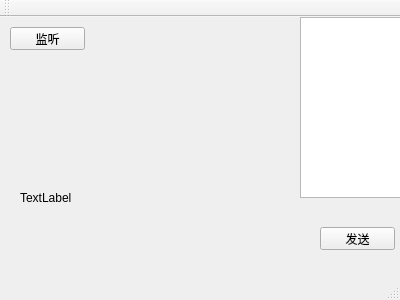
<?xml version="1.0" encoding="UTF-8"?>
<ui version="4.0">
 <class>MainWindow</class>
 <widget class="QMainWindow" name="MainWindow">
  <property name="geometry">
   <rect>
    <x>0</x>
    <y>0</y>
    <width>400</width>
    <height>300</height>
   </rect>
  </property>
  <property name="windowTitle">
   <string>MainWindow</string>
  </property>
  <widget class="QWidget" name="centralWidget">
   <widget class="QPushButton" name="listenBtn">
    <property name="geometry">
     <rect>
      <x>10</x>
      <y>10</y>
      <width>75</width>
      <height>23</height>
     </rect>
    </property>
    <property name="text">
     <string>监听</string>
    </property>
   </widget>
   <widget class="QLabel" name="resultLabel">
    <property name="geometry">
     <rect>
      <x>20</x>
      <y>150</y>
      <width>251</width>
      <height>61</height>
     </rect>
    </property>
    <property name="text">
     <string>TextLabel</string>
    </property>
   </widget>
   <widget class="QPushButton" name="pushButton_sendMsg">
    <property name="geometry">
     <rect>
      <x>320</x>
      <y>210</y>
      <width>75</width>
      <height>23</height>
     </rect>
    </property>
    <property name="text">
     <string>发送</string>
    </property>
   </widget>
   <widget class="QPlainTextEdit" name="plainTextEdit_sendMsg">
    <property name="geometry">
     <rect>
      <x>300</x>
      <y>0</y>
      <width>104</width>
      <height>181</height>
     </rect>
    </property>
   </widget>
  </widget>
  <widget class="QMenuBar" name="menuBar">
   <property name="geometry">
    <rect>
     <x>0</x>
     <y>0</y>
     <width>400</width>
     <height>23</height>
    </rect>
   </property>
  </widget>
  <widget class="QToolBar" name="mainToolBar">
   <attribute name="toolBarArea">
    <enum>TopToolBarArea</enum>
   </attribute>
   <attribute name="toolBarBreak">
    <bool>false</bool>
   </attribute>
  </widget>
  <widget class="QStatusBar" name="statusBar"/>
 </widget>
 <layoutdefault spacing="6" margin="11"/>
 <resources/>
 <connections/>
</ui>
